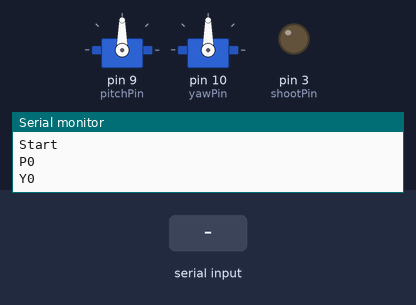
The sketch below on a simulated Arduino Uno, built with avr-gcc and run on an emulated ATmega328P. Parts: 2 × servo, output pins drawn as LEDs (lit = HIGH), the last lines printed to the serial monitor. Inputs (shaded band) come from the test bench.

Above: at 1.2 s.
1.3 s: "S90\n" received over Serial
At 1.7 s:
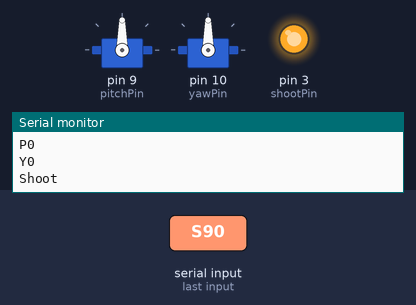
3.3 s: "P,45\n" received over Serial
At 3.7 s:
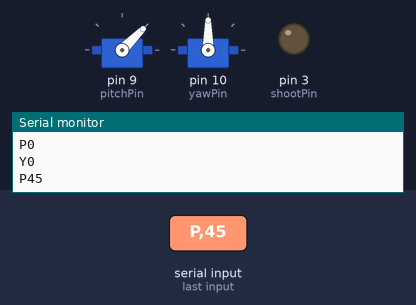
4.8 s: "Y,45\n" received over Serial
At 6.0 s:
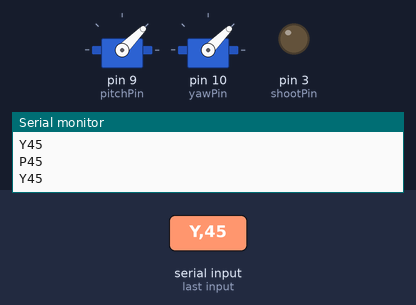
6.3 s: "P90\n" received over Serial
At 7.2 s:
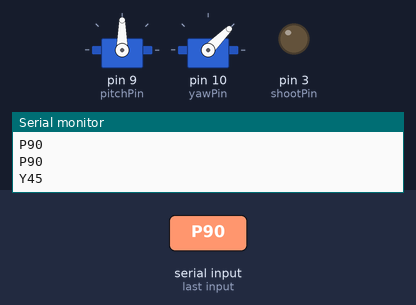
7.8 s: "S,45\n" received over Serial
At 8.2 s:
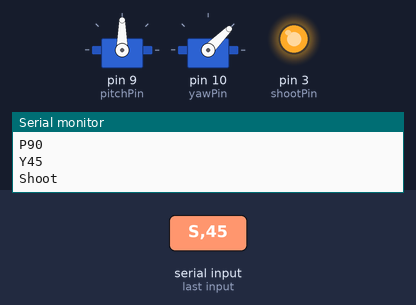
9.8 s: "P" received over Serial
At 11.7 s:
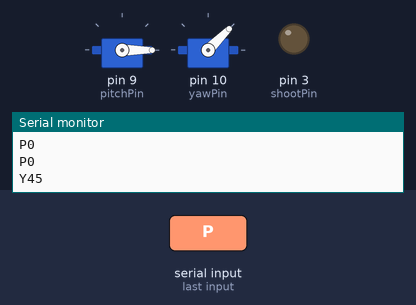
Timing chart, 0 to 13.2 s (numbered marks = the images above; inputs shaded):
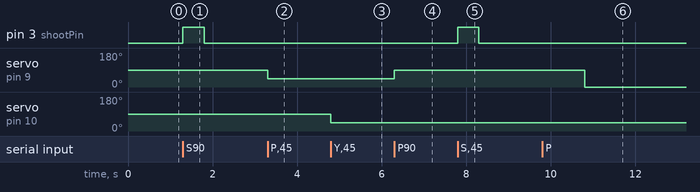

The sketch:

shootpingpong.ino
```cpp
#include <Servo.h>

const char shootPin = 3;
const char yawPin = 10;
const char pitchPin = 9;

Servo pitchServo;
Servo yawServo;

unsigned char pitchAngle, yawAngle;
unsigned long lastTime;

void updateSerial(char incomingByte) {
  if (incomingByte == 'P') {
    pitchAngle = Serial.parseInt() & 0xFF;
    pitchServo.write(pitchAngle);
    Serial.print("P");
    Serial.println(pitchAngle);
  }
  else if (incomingByte == 'Y') {
    yawAngle = Serial.parseInt() & 0xFF;
    yawServo.write(yawAngle);
    Serial.print("Y");
    Serial.println(yawAngle);
  }
  else if (incomingByte == 'S') {
    Serial.println("Shoot");
    digitalWrite(shootPin, HIGH);
    delay(500);
    digitalWrite(shootPin, LOW);
  }
  return;
}

void setup() {
  // put your setup code here, to run once:
  pitchAngle = 0;
  yawAngle = 0;
  Serial.begin(115200);
  delay(10);
  pinMode(shootPin, OUTPUT);
  pitchServo.attach(pitchPin);
  yawServo.attach(yawPin);
  Serial.println("Start");
  lastTime = millis();
}

void loop() {
  // put your main code here, to run repeatedly:
  if (Serial.available()) {
    updateSerial(Serial.read());
  }
  if(millis()-lastTime > 1000){
    Serial.print("P");
    Serial.println(pitchAngle);
    Serial.print("Y");
    Serial.println(yawAngle);
    lastTime = millis();
  }
  return;
}
```

Measured:
- after the input at 1.3 s, pin 3 (shootPin): LOW → HIGH at once, → LOW 0.50 s later
- after the input at 3.3 s, servo on pin 9 (pitchPin): 90° → 45° at once
- after the input at 4.8 s, servo on pin 10 (yawPin): 90° → 45° at once
- after the input at 6.3 s, servo on pin 9 (pitchPin): 45° → 90° at once
- after the input at 7.8 s, pin 3 (shootPin): LOW → HIGH at once, → LOW 0.50 s later
- after the input at 9.8 s, servo on pin 9 (pitchPin): 90° → 0° after 1.0 s
